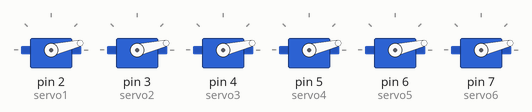
This sketch was run on a simulated Arduino Uno, built with avr-gcc and run on an emulated ATmega328P. Parts: 6 × servo. At 3.8 s the program stops and its outputs stay as they are.

Above: at 0.15 s.
At 0.75 s:
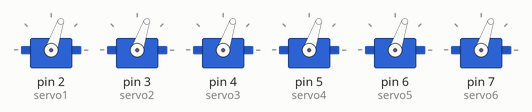
At 1.36 s:
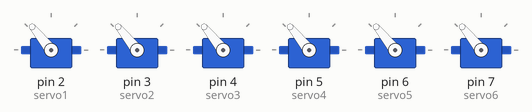
At 1.96 s:
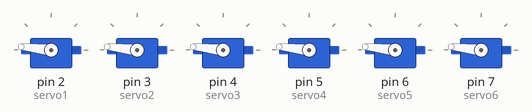
At 2.57 s:
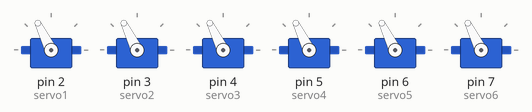
At 3.8 s:
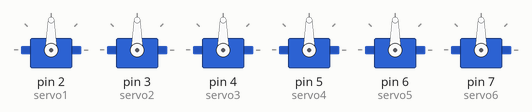
Timing chart, 0 to 5.3 s (numbered marks = the images above):
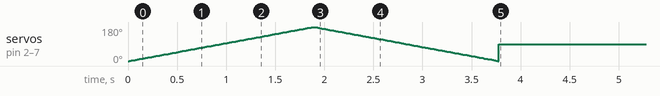

The sketch:

HumanoidServo.ino.ino
```cpp
#include <Servo.h>

Servo servo1;
Servo servo2;
Servo servo3;
Servo servo4;
Servo servo5;
Servo servo6;

int pos = 0;

void setup() {

  servo1.attach(2);
  servo2.attach(3);
  servo3.attach(4);
  servo4.attach(5);
  servo5.attach(6);
  servo6.attach(7);
}

void loop() {

  unsigned long startTime = millis();
  while (millis() - startTime < 2000) {
    for (pos = 0; pos <= 180; pos += 1) {
      servo1.write(pos);
      servo2.write(pos);
      servo3.write(pos);
      servo4.write(pos);
      servo5.write(pos);
      servo6.write(pos);
      delay(10);
    }
    for (pos = 180; pos >= 0; pos -= 1) {
      servo1.write(pos);
      servo2.write(pos);
      servo3.write(pos);
      servo4.write(pos);
      servo5.write(pos);
      servo6.write(pos);
      delay(10);
    }
  }


  servo1.write(90);
  servo2.write(90);
  servo3.write(90);
  servo4.write(90);
  servo5.write(90);
  servo6.write(90);

  while (true) {

  }
}
```
